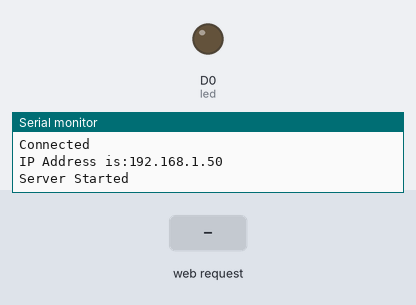
Simulated run of this sketch. Board: ESP8266 (NodeMCU). Shown: output pins drawn as LEDs (lit = HIGH), the last lines printed to the serial monitor. Inputs (shaded band) come from the test bench. WiFi joins after 1.5 s; servers stay silent unless stated.

Above: at 2.7 s.
2.8 s: HTTP request GET /ledoff received
At 3.1 s:
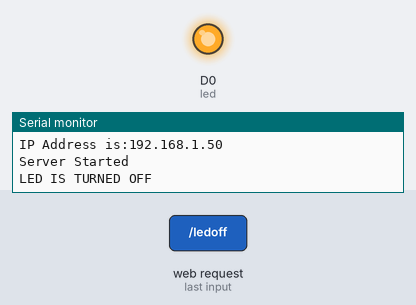
4.3 s: HTTP request GET /ledon received
At 5.4 s:
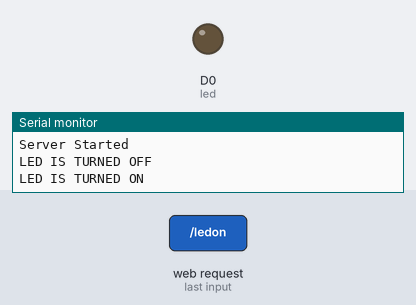
Timing chart, 0 to 7.3 s (numbered marks = the images above; inputs shaded):
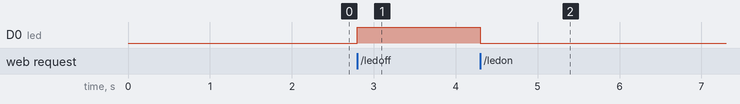

The sketch:

led_on_wifi.ino
```cpp
#include <ESP8266WebServer.h>
#include<ESP8266WiFi.h>

String ssid = "Redmi";
String pw="abhi1234";
int led= D0;
ESP8266WebServer server(80);

void setup()
{
  pinMode(led,OUTPUT);
  Serial.begin(115200);
  WiFi.begin(ssid,pw);
while(WiFi.status()!=WL_CONNECTED)
{
  yield();
  if(WiFi.status()==WL_IDLE_STATUS)
  {
  Serial.println("IDLE");
  break;
  }
  if (WiFi.status()==WL_NO_SSID_AVAIL)
  {
  Serial.println("WL_NO_SSID_AVAIL");
  break;
  }
  if (WiFi.status()==WL_CONNECT_FAILED)
  {
  Serial.println("WL_CONNECT_FAILED");
  break;
  delay(5000);
  }
}
  IPAddress ip =WiFi.localIP();
  Serial.println("Connected");
  Serial.print("IP Address is:");
  Serial.println(ip);

server.on("/",helloworld);
server.on("/ledon",ledon);
server.on("/ledoff",ledoff);
server.onNotFound(handleNotFound);
server.begin();
Serial.println("Server Started");
}

void handleNotFound()
{
  server.send(404,"text/plain", "page not found");
  }
void ledon()
{
  digitalWrite(led,LOW);
  Serial.println("LED IS TURNED ON");
  server.send(200, "text/html", "<html><body><H1>LED IS TURNED ON <br><br><br><a href =\"/ledon\"><button>LED ON</button></a> <br> <br><br> <a href =\"/ledoff\"><button>LED OFF</button></a>  </H1></body></html>");
  }

void ledoff()
{
  digitalWrite(led,HIGH);
  Serial.println("LED IS TURNED OFF");
  server.send(200, "text/html", "<html><body><H1>LED IS TURNED OFF <br> <br> <br><a href =\"/ledon\"><button>LED ON</button></a> <br><br><br>  <a href =\"/ledoff\"><button>LED OFF</button></a>  </H1></body></html>");
  }

void helloworld()
{

  server.send(200,"text/html","<HTML><BODY><H1>HELLO FROM ESP 8266 <br> <br> <br> <a href =\"/ledon\"><button>LED ON</button></a> <br> <br><br> <a href =\"/ledoff\"><button>LED OFF</button></a> </H1></BODy></HTML>");

  }

void loop() {
  server.handleClient();

}
```

Measured:
- after the input at 2.8 s, D0 (led): LOW → HIGH at once
- after the input at 4.3 s, D0 (led): HIGH → LOW at once
